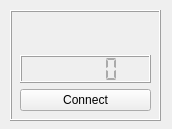
<?xml version="1.0" encoding="UTF-8"?>
<ui version="4.0">
 <class>Input</class>
 <widget class="QWidget" name="Input">
  <property name="geometry">
   <rect>
    <x>0</x>
    <y>0</y>
    <width>172</width>
    <height>129</height>
   </rect>
  </property>
  <property name="sizePolicy">
   <sizepolicy hsizetype="Fixed" vsizetype="Preferred">
    <horstretch>1</horstretch>
    <verstretch>0</verstretch>
   </sizepolicy>
  </property>
  <property name="minimumSize">
   <size>
    <width>172</width>
    <height>0</height>
   </size>
  </property>
  <property name="windowTitle">
   <string>Input Device</string>
  </property>
  <widget class="QFrame" name="frame">
   <property name="geometry">
    <rect>
     <x>10</x>
     <y>10</y>
     <width>151</width>
     <height>111</height>
    </rect>
   </property>
   <property name="frameShape">
    <enum>QFrame::Box</enum>
   </property>
   <property name="frameShadow">
    <enum>QFrame::Raised</enum>
   </property>
   <widget class="QWidget" name="verticalLayoutWidget">
    <property name="geometry">
     <rect>
      <x>10</x>
      <y>10</y>
      <width>131</width>
      <height>91</height>
     </rect>
    </property>
    <layout class="QVBoxLayout" name="verticalLayout">
     <item>
      <widget class="QLabel" name="nameLabel">
       <property name="text">
        <string/>
       </property>
      </widget>
     </item>
     <item>
      <widget class="QLCDNumber" name="inputLCD">
       <property name="styleSheet">
        <string notr="true">color: #aaaaaa;</string>
       </property>
       <property name="segmentStyle">
        <enum>QLCDNumber::Flat</enum>
       </property>
       <property name="value" stdset="0">
        <double>0.000000000000000</double>
       </property>
       <property name="intValue" stdset="0">
        <number>0</number>
       </property>
      </widget>
     </item>
     <item>
      <widget class="QPushButton" name="connectBtn">
       <property name="text">
        <string>Connect</string>
       </property>
      </widget>
     </item>
    </layout>
   </widget>
  </widget>
 </widget>
 <resources/>
 <connections/>
</ui>
